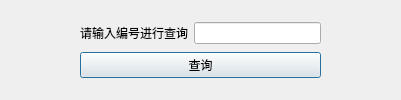
<?xml version="1.0" encoding="UTF-8"?>
<ui version="4.0">
 <class>Dialog</class>
 <widget class="QDialog" name="Dialog">
  <property name="geometry">
   <rect>
    <x>0</x>
    <y>0</y>
    <width>401</width>
    <height>100</height>
   </rect>
  </property>
  <property name="windowTitle">
   <string>Dialog</string>
  </property>
  <widget class="QWidget" name="verticalLayoutWidget">
   <property name="geometry">
    <rect>
     <x>80</x>
     <y>20</y>
     <width>241</width>
     <height>61</height>
    </rect>
   </property>
   <layout class="QVBoxLayout" name="verticalLayout">
    <item>
     <layout class="QHBoxLayout" name="horizontalLayout">
      <item>
       <widget class="QLabel" name="label">
        <property name="text">
         <string>请输入编号进行查询</string>
        </property>
       </widget>
      </item>
      <item>
       <widget class="QLineEdit" name="lineEdit"/>
      </item>
     </layout>
    </item>
    <item>
     <widget class="QPushButton" name="pushButton">
      <property name="text">
       <string>查询</string>
      </property>
     </widget>
    </item>
   </layout>
  </widget>
 </widget>
 <resources/>
 <connections/>
</ui>
